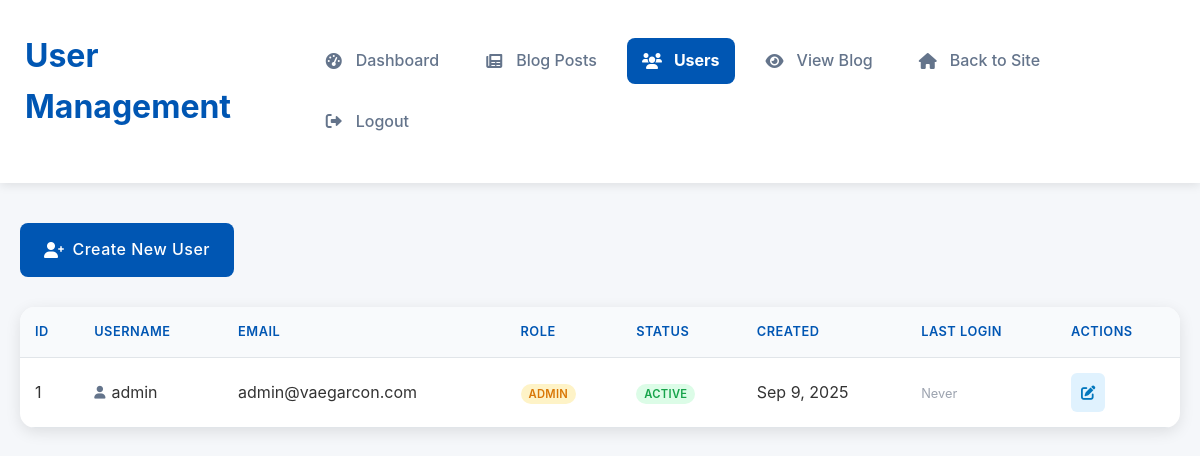
Page /admin/users (signed in) on the committed database.
### tables this page shows
CREATE TABLE IF NOT EXISTS users (
    id INT AUTO_INCREMENT PRIMARY KEY,
    username VARCHAR(50) NOT NULL UNIQUE,
    password VARCHAR(255) NOT NULL,
    email VARCHAR(100) NOT NULL UNIQUE,
    role ENUM('admin', 'user') DEFAULT 'user',
    created_at DATETIME NOT NULL,
    last_login DATETIME,
    status ENUM('active', 'inactive') DEFAULT 'active'
);

### controllers/AdminController.php (called while the page is built, shortened)
<?php
require_once CONTROLLERS_PATH . '/BaseController.php';
class AdminController extends BaseController {
    private $userModel;
    public function __construct() {
        $this->userModel = $this->loadModel('UserModel');
    }
    public function users() {
        $users = $this->userModel->getAllUsers();
        $this->render('admin/users');
    }
}
?>

### includes/router.php (called while the page is built, shortened)
<?php
class Router {
    private $action;
    private $params = [];
    private function parseUrl() {
        $path = '';
        if (!empty($_SERVER['PATH_INFO'])) {
            $path = $_SERVER['PATH_INFO'];
        } elseif (!empty($_SERVER['ORIG_PATH_INFO']) && $_SERVER['ORIG_PATH_INFO'] !== '/index.php') {
            $path = $_SERVER['ORIG_PATH_INFO'];
        }
        $path = ltrim($path, '/');
        $parts = explode('/', $path);
        $this->action = isset($parts[1]) && !empty($parts[1]) ? $parts[1] : DEFAULT_ACTION;
        $this->params = array_slice($parts, 2);
    }
    public function route() {
        $controller = new $controllerName();
        call_user_func_array([$controller, $this->action], $this->params);
    }
}
?>

### index.php (called while the page is built, shortened)
<?php
require_once 'includes/db.php';
require_once 'includes/router.php';
$router = new Router();
$router->route();
?>

### includes/db.php (called while the page is built, shortened)
<?php
class Database {
    private static $instance = null;
    private $connection;
    private function __construct() {
        $this->connection = new mysqli(DB_HOST, DB_USER, DB_PASS, DB_NAME);
        $this->connection->set_charset("utf8");
    }
    public static function getInstance() {
        if (self::$instance === null) {
            self::$instance = new self();
        }
        return self::$instance;
    }
    public function getConnection() {
        return $this->connection;
    }
}
?>

### models/UserModel.php (called while the page is built, shortened)
<?php
class UserModel {
	private $db;
	public function __construct($db) {
		$this->db = $db;
	}
	public function getAllUsers() {
		$sql = "SELECT id, username, email, role, status, created_at, last_login FROM users ORDER BY created_at DESC";
		$result = $this->db->query($sql);
		return $result->fetch_all(MYSQLI_ASSOC);
	}
}
?>

### views/admin/users.php (the view, shortened to what this page needs)
<!DOCTYPE html>
<html lang="en">
<head>
    <link rel="stylesheet" href="/css/styles.css">
    <link rel="stylesheet" href="https://cdnjs.cloudflare.com/ajax/libs/font-awesome/6.0.0/css/all.min.css">
</head>
<body>
    <div class="admin-container">
        <header class="admin-header">
            <div class="container">
                <div class="header-content">
                    <div class="header-left">
                        <h1>User Management</h1>
                    </div>
                </div>
                <nav class="admin-nav" id="adminNav">
                    <a href="/admin">
                        <i class="fas fa-tachometer-alt"></i>
                        <span>Dashboard</span>
                    </a>
                    <a href="/admin/posts">
                        <i class="fas fa-newspaper"></i>
                        <span>Blog Posts</span>
                    </a>
                    <a href="/admin/users" class="active">
                        <i class="fas fa-users"></i>
                        <span>Users</span>
                    </a>
                    <a href="/blog">
                        <i class="fas fa-eye"></i>
                        <span>View Blog</span>
                    </a>
                    <a href="/">
                        <i class="fas fa-home"></i>
                        <span>Back to Site</span>
                    </a>
                    <a href="/logout" class="logout-btn">
                        <i class="fas fa-sign-out-alt"></i>
                        <span>Logout</span>
                    </a>
                </nav>
            </div>
        </header>
        <main class="admin-main">
            <div class="container">
                <div class="admin-actions">
                    <a href="/admin/createUser" class="btn-primary">
                        <i class="fas fa-user-plus"></i>
                        Create New User
                    </a>
                </div>
                <div class="users-table-container">
                    <table class="users-table">
                        <thead>
                            <tr>
                                <th>ID</th>
                                <th>Username</th>
                                <th>Email</th>
                                <th>Role</th>
                                <th>Status</th>
                                <th>Created</th>
                                <th>Last Login</th>
                                <th>Actions</th>
                            </tr>
                        </thead>
                        <tbody>
                            <?php if (!empty($users)): ?>
                                <?php foreach ($users as $user): ?>
                                    <tr>
                                        <td><?php echo htmlspecialchars($user['id']); ?></td>
                                        <td>
                                            <div class="user-info">
                                                <i class="fas fa-user"></i>
                                                <?php echo htmlspecialchars($user['username']); ?>
                                            </div>
                                        </td>
                                        <td><?php echo htmlspecialchars($user['email']); ?></td>
                                        <td>
                                            <span class="role-badge role-<?php echo $user['role']; ?>">
                                                <?php echo ucfirst($user['role']); ?>
                                            </span>
                                        </td>
                                        <td>
                                            <span class="status-badge status-<?php echo $user['status']; ?>">
                                                <?php echo ucfirst($user['status']); ?>
                                            </span>
                                        </td>
                                        <td><?php echo date('M j, Y', strtotime($user['created_at'])); ?></td>
                                        <td>
                                            <?php if ($user['last_login']): ?>
                                                <?php echo date('M j, Y g:i A', strtotime($user['last_login'])); ?>
                                            <?php else: ?>
                                                <span class="text-muted">Never</span>
                                            <?php endif; ?>
                                        </td>
                                        <td>
                                            <div class="action-buttons">
                                                <a href="/admin/editUser/<?php echo $user['id']; ?>" class="btn-edit" title="Edit User">
                                                    <i class="fas fa-edit"></i>
                                                </a>
                                            </div>
                                        </td>
                                    </tr>
                                <?php endforeach; ?>
                            <?php endif; ?>
                        </tbody>
                    </table>
                </div>
            </div>
        </main>
    </div>
</body>
</html>

### css/styles.css (style rules this page uses)
* { margin: 0; padding: 0; box-sizing: border-box; }
:root { --primary-color: #0056b3; --secondary-color: #004494; --accent-color: #ff6b00; --text-color: #333; --light-text: #fff; --light-bg: #f5f7fa; --dark-bg: #1a2b3c; --border-color: #e1e4e8; --success-color: #28a745; --error-color: #dc3545; --gradient-start: #0056b3; --gradient-end: #00a0e9; }
body { font-family: 'Inter', 'sans-serif','Segoe UI', Tahoma, Geneva, Verdana, sans-serif; line-height: 1.6; color: #333; background-color: #fff; }
.container { width: 100%; max-width: 1200px; margin: 0 auto; padding: 0 20px; }
a { text-decoration: none; color: #333; transition: all 0.3s ease; }
.btn-primary { display: inline-block; background-color: #0056b3; color: #fff; padding: 12px 24px; border-radius: 5px; transition: all 0.3s ease; font-weight: 500; letter-spacing: 0.5px; }
header { background-color: #fff; box-shadow: 0 2px 10px rgba(0, 0, 0, 0.1); position: fixed; width: 100%; top: 0; z-index: 1000; backdrop-filter: blur(12px) saturate(180%); -webkit-backdrop-filter: blur(12px) saturate(180%); background-color: rgba(255, 255, 255, 0.1); border-bottom: 1px solid rgba(255, 255, 255, 0.15); }
header .container { display: flex; justify-content: space-between; align-items: center; padding: 10px 25px; }
nav a.active { color: #0056b3; font-weight: 700; }
.admin-container { min-height: 100vh; background-color: var(--light-bg); }
.admin-header { background: #fff; box-shadow: 0 2px 10px rgba(0,0,0,0.08); padding: 20px 0; }
.admin-header h1 { color: var(--primary-color); margin-bottom: 16px; }
.admin-nav { display: flex; gap: 14px; flex-wrap: wrap; }
.admin-nav a { color: #475569; text-decoration: none; padding: 8px 14px; border-radius: 10px; transition: all 0.2s ease; background: transparent; }
.admin-nav a:hover, .admin-nav a.active { background: var(--primary-color); color: #fff; }
.admin-main { padding: 40px 0; }
.status-badge { padding: 6px 10px; border-radius: 10px; font-size: 0.85rem; }

### rows in the picture
users: id "1", username "admin", email "admin@vaegarcon.com", role "ADMIN", status "ACTIVE", created_at "Sep 9, 2025", shows "Never"
